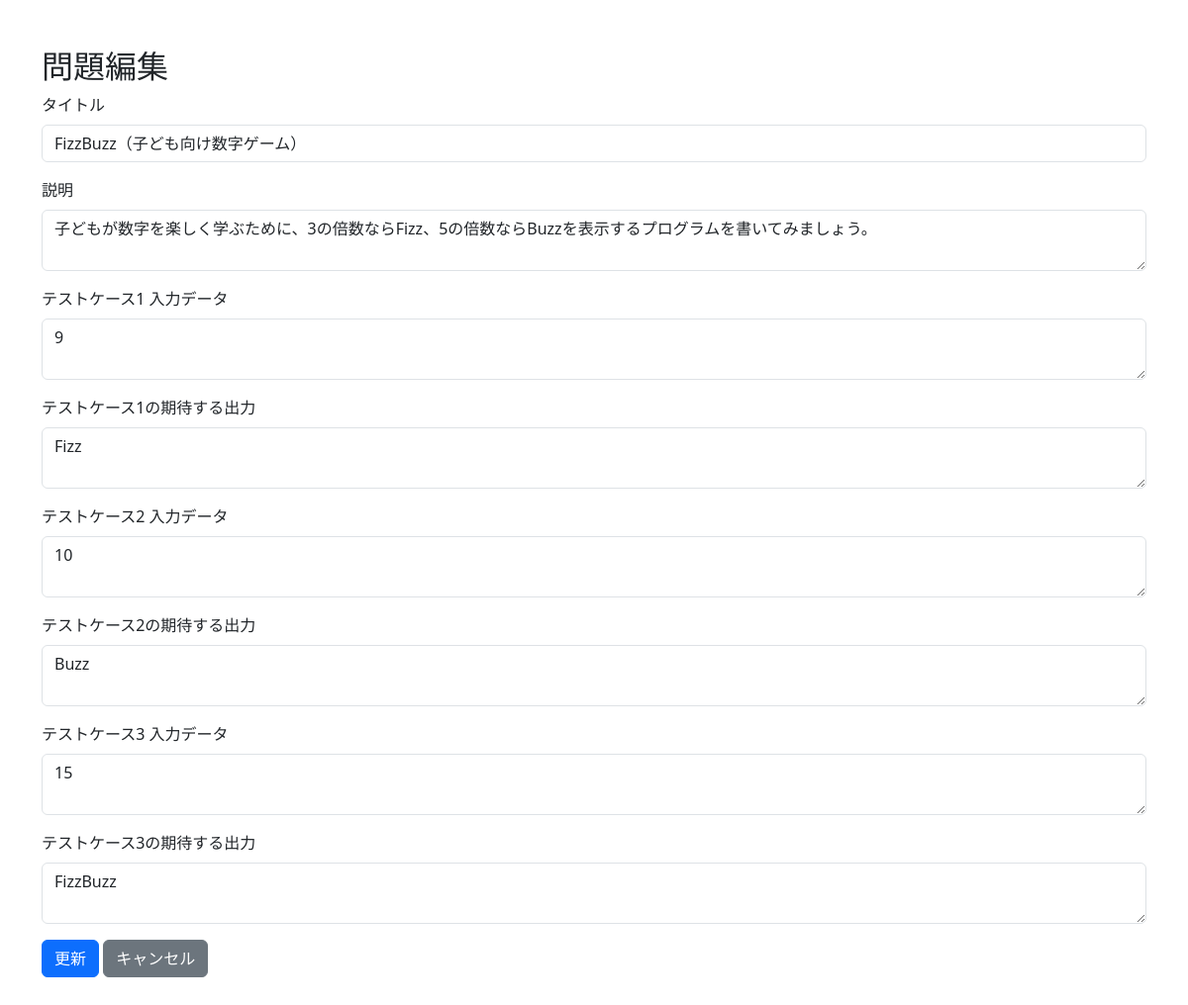
The page /admin/problems/edit/6 (signed in) on the database its author committed.
### app.py (models this page shows, shortened)
class Problem(db.Model):
    id = db.Column(db.Integer, primary_key=True)
    title = db.Column(db.String(200), nullable=False)
    description = db.Column(db.Text, nullable=False)

class TestCase(db.Model):
    id = db.Column(db.Integer, primary_key=True)
    problem_id = db.Column(db.Integer, db.ForeignKey('problem.id'), nullable=False)
    input_data = db.Column(db.Text, nullable=True)
    expected_output = db.Column(db.Text, nullable=True)
    problem = db.relationship('Problem', backref=db.backref('test_cases', lazy=True))

### app.py (the view)
    @login_required
    def wrapper(*args, **kwargs):
        if current_user.username != 'admin':
            abort(403)
        return func(*args, **kwargs)

### app.py (called while the page is built, shortened)
def admin_required(func):
    @login_required
    def wrapper(*args, **kwargs):
        if current_user.username != 'admin':
            abort(403)
        return func(*args, **kwargs)
    wrapper.__name__ = func.__name__
    return wrapper

@app.route('/admin/problems/edit/<int:problem_id>', methods=['GET', 'POST'])
@admin_required
def admin_edit_problem(problem_id):
    problem = Problem.query.get_or_404(problem_id)
    return render_template('admin_edit_problem.html', problem=problem)

@login_manager.user_loader
def load_user(user_id):
    try:
        return db.session.get(User, int(user_id))
    except (ValueError, TypeError):
        return None

### templates/admin_edit_problem.html (shortened to what this page needs)
<!DOCTYPE html>
<html lang="ja">
  <head>
    <link
      href="https://cdn.jsdelivr.net/npm/bootstrap@5.3.0/dist/css/bootstrap.min.css"
      rel="stylesheet"
    />
  </head>
  <body>
    <div class="container my-5">
      <h2>問題編集</h2>
      <form
        action="{{ url_for('admin_edit_problem', problem_id=problem.id) }}"
        method="post"
      >
        <div class="mb-3">
          <label class="form-label">タイトル</label>
          <input
            name="title"
            class="form-control"
            value="{{ problem.title }}"
            required
          />
        </div>
        <div class="mb-3">
          <label class="form-label">説明</label>
          <textarea name="description" class="form-control" required>
{{ problem.description }}</textarea
          >
        </div>
        {% for i in range(3) %}
        <div class="mb-3">
          <label class="form-label">テストケース{{ i+1 }} 入力データ</label>
          <textarea name="input_data{{ i+1 }}" class="form-control">
{% if (problem.test_cases|length > i) %}{{ problem.test_cases[i].input_data }}{% endif %}</textarea
          >
        </div>
        <div class="mb-3">
          <label class="form-label">テストケース{{ i+1 }}の期待する出力</label>
          <textarea name="expected_output{{ i+1 }}" class="form-control">
{% if (problem.test_cases|length > i) %}{{ problem.test_cases[i].expected_output }}{% endif %}</textarea
          >
        </div>
        {% endfor %}
        <button type="submit" class="btn btn-primary">更新</button>
        <a href="{{ url_for('admin_problems') }}" class="btn btn-secondary"
          >キャンセル</a
        >
      </form>
    </div>
  </body>
</html>

### rows shown on the page
Problem: title "FizzBuzz（子ども向け数字ゲーム）", description "子どもが数字を楽しく学ぶために、3の倍数ならFizz、5の倍数ならBuzzを表示するプログラムを書いてみましょう。"
TestCase: input_data "9", expected_output "Fizz"
TestCase: input_data "10", expected_output "Buzz"
TestCase: input_data "15", expected_output "FizzBuzz"

### other values the page prints
{{ i+1 }} "1" "2" "3"
